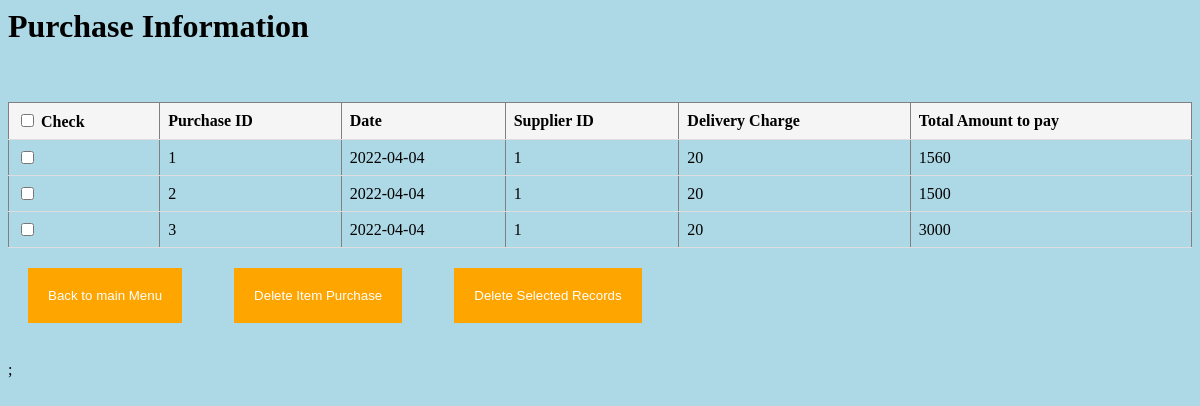
/Feed/DelPurchase.php, run on the app's committed database.
### tables this page shows
CREATE TABLE `FeedPurchase` (
  `PurchaseID` int(11) NOT NULL,
  `Date` date NOT NULL,
  `SupplierID` int(11) NOT NULL,
  `DeliveryCost` int(11) NOT NULL,
  `TotalCost` int(11) NOT NULL
);

### Feed/DelPurchase.php (the view, shortened to what this page needs)
<?php include '../dbconnect.php'; ?>
<div class='container'>
<h1>Purchase Information</h1>
<br><br>
<form method='post' action=''>
   <table border='1' style='border-collapse: collapse;' >
     <tr style='background: whitesmoke;'>
         <th><input type='checkbox' TreatmentID='checkAll' > Check</th>
         <th>Purchase ID</th>
         <th>Date</th>
         <th>Supplier ID</th>
         <th>Delivery Charge</th>
         <th>Total Amount to pay</th>
     </tr>
     <?php
     $query = "SELECT * FROM FeedPurchase";
     $result = mysqli_query($con,$query);
     while($row = mysqli_fetch_array($result) ){
       $PurchaseID = $row['PurchaseID'];
       $Date = $row['Date'];
       $SupplierName = $row['SupplierID'];
       $DeliveryCost = $row['DeliveryCost'];
       $TotalCost = $row['TotalCost'];
     ?>
       <tr>
         <td><input type='checkbox' name='update[]' value='<?= $PurchaseID ?>' ></td>
         <td><?= $PurchaseID ?></td>
         <td><?= $Date ?></td>
         <td><?= $SupplierName ?></td>
         <td><?= $DeliveryCost ?></td>
         <td><?= $TotalCost ?></td>
       </tr>
     <?php
     }
     ?>
   </table>
   <input type='submit' value='Back to main Menu' name='Main' >&nbsp;&nbsp;
   <input type='submit' value='Delete Item Purchase' name='ItemP' >&nbsp;&nbsp;
    <input type='submit' value='Delete Selected Records' name='but_update'>&nbsp;&nbsp;<br><br>;
 </form>
</div>

### Feed/DelPurchase.php (style rules this page uses)
table { border-collapse: collapse; width: 100%; }
th, td { padding: 8px; text-align: left; border-bottom: 1px solid #ddd; }
input[type= submit] { background-color: orange; border: none; text-decoration: none; color: white; padding: 20px 20px; margin: 20px 20px; cursor: pointer; }

### data on the page
feedpurchase: PurchaseID "1", Date "2022-04-04", SupplierID "1", DeliveryCost "20", TotalCost "1560"
feedpurchase: PurchaseID "2", Date "2022-04-04", SupplierID "1", DeliveryCost "20", TotalCost "1500"
feedpurchase: PurchaseID "3", Date "2022-04-04", SupplierID "1", DeliveryCost "20", TotalCost "3000"
